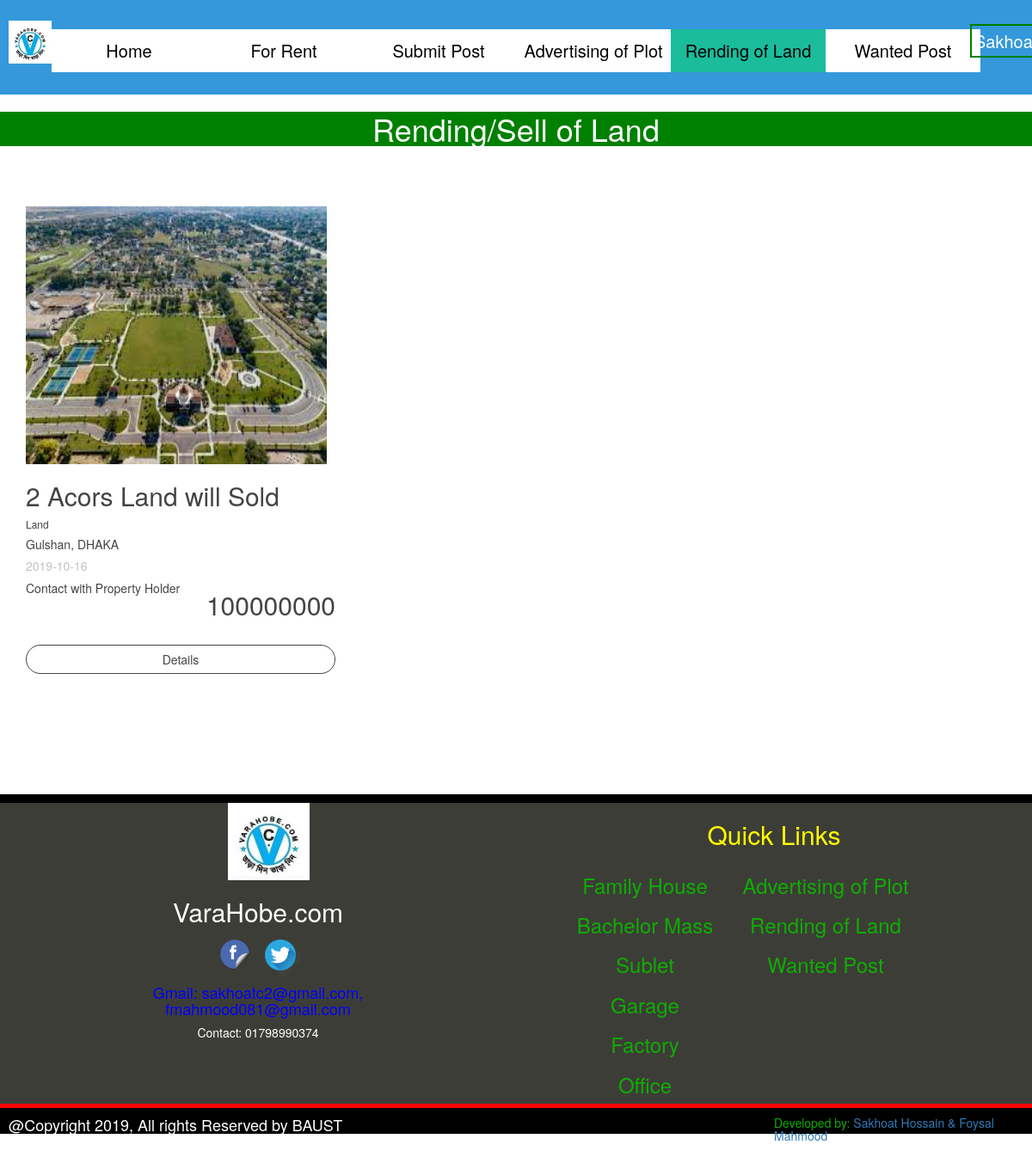
The page /rend_land.php (signed in) on the database its author committed.
### tables this page shows
CREATE TABLE `sub4` (
  `serial` int(255) NOT NULL,
  `offer_type` varchar(255) NOT NULL,
  `property_type` varchar(255) NOT NULL,
  `ad_title` varchar(255) NOT NULL,
  `description` varchar(255) NOT NULL,
  `property_size` varchar(255) NOT NULL,
  `floor_no` varchar(255) NOT NULL,
  `beds` varchar(255) NOT NULL,
  `baths` varchar(255) NOT NULL,
  `balconies` varchar(255) NOT NULL,
  `floor_type` varchar(255) NOT NULL,
  `dining_room` varchar(255) NOT NULL,
  `car_parking` varchar(255) NOT NULL,
  `drawing_roomf` varchar(255) NOT NULL,
  `lift` varchar(255) NOT NULL,
  `gas` varchar(255) NOT NULL,
  `generator` varchar(255) NOT NULL,
  `wasa_connection` varchar(255) NOT NULL,
  `community_hall` varchar(255) NOT NULL,
  `cctv` varchar(255) NOT NULL,
  `wifi` varchar(255) NOT NULL,
  `amount` varchar(255) NOT NULL,
  `image` varchar(255) NOT NULL,
  `district` varchar(255) NOT NULL,
  `area` varchar(255) NOT NULL,
  `address` varchar(255) NOT NULL,
  `latitude` varchar(255) NOT NULL,
  `lngnitude` varchar(255) NOT NULL,
  `date` date NOT NULL
);

### rend_land.php (the view, shortened to what this page needs)
<?php
if(!isset($_SESSION['email'])) {
    header("Location: login.php");
}
else{
?>
<?php
include("connection.php");
$query = " SELECT * FROM sub4 where offer_type = 'Rending of Land'";
$data =  mysqli_query($conn, $query);
$total = mysqli_num_rows($data);
?>
<!DOCTYPE html>
<html>
<head>
	<link rel="stylesheet" type="text/css" href="css/style.css">
	<link rel="stylesheet" type="text/css" href="css/bootstrap.min.css">
	<link rel="stylesheet" type="text/css" href="css/show_post_grid_view.css">
</head>
<body>
	<header>
		<div class="topmargin"></div>
		<div class="logo">
			<img src="photos/logo.jpeg" height="50" width="50">
		</div>
		<div class="Navigation">
			<ul>
				<li><a href="index.php">Home</a></li>
				<li><a href="#">For Rent</a>
				</li>
				<li><a href="submit.php">Submit Post</a></li>
				<li><a href="advertising_plot.php">Advertising of Plot</a></li>
				<li style="background: #1abc9c;"><a href="rend_land.php">Rending of Land</a></li>
				<li><a href="wanted_post.php">Wanted Post</a></li>
			</ul>
		</div>
        <div class="login" session_start();>
            <a class="boxed" href="logout.php">
                        <?=$_SESSION['name'];?>
            </a>
        </div>
	</header>
	<div>
		<div class="adverting_text" >
			<h1 class="text-center"class="boxed">Rending/Sell of Land</h1>
		</div>
	</div>
	<div class="container">
		<div class="row">
<?php
if($total != 0)
{
	while ($result = mysqli_fetch_assoc($data))
	{
?>
			<div class="col-md-4 product-grid">
				<div class="image">
					<a href="#">
						<?php
							echo "<img src ='".$result['image']."' height = '300' width = '350'</a>";
						?>
					</a>
				</div>
				<h2>
				<?php
					echo($result['ad_title'])
				?>
			</h2>
			<h6>
				<?php
					echo($result['property_type'])
				?>
			</h6>
			<h5>
				<?php
					echo($result['area'])
				?>,
				<?php
					echo($result['district'])
				?>
			</h5>
			<h5 style="color: #bdc3c7">
				<?php
					echo($result['date'])
				?>
			</h5>
			<h5 class="price">
				<?php
					echo($result['amount'])
				?>
			</h5>
			<h5>Contact with Property Holder</h5>
				<a href="#" class="btn rent">Details</a>
			</div>
<?php
	}
}
else
{
	echo "No Record Found";
}
?>
		</div>
	</div>
    <?php
        include("footer.php");
     ?>
</body>
</html>
<?php
    }
?>

### css/style.css (style rules this page uses)
* { margin: 0; padding: 0; }
header { height: 110px; background-color: #3498db; }
.logo { float: left; padding-left: 10px; }
.container { padding-top: 10px; margin-top: 0vh; }
.topmargin { height: 3vh; }
.Navigation { max-width: 1080px; margin: auto; }
ul { list-style-type: none; }
ul li { float: left; width: 180px; height: 50px; font-size: 20px; line-height: 50px; text-align: center; background-color: #fff; }
ul li a { color: #000; display: block; }
.boxed { padding: 3px; border: 2px solid green; color: #fff; }
.login { position: absolute; left: 94%; font-size: 20px; }
.adverting_text { background-color: green; color: #fff; }
.rent { margin-top: 20px; }
* { box-sizing: border-box; }
img { vertical-align: middle; }

### css/show_post_grid_view.css (style rules this page uses)
body { color: #434444; }
.container { padding-top: 10px; margin-top: 5vh; }
.product-grid { padding-bottom: 20px; padding-top: 20px; }
.image { position: relative; }
.rent { background-color: transparent; color: #434444; border: 1px solid #434444; width: 100%; margin-top: 20px; border-radius:20px; }
.price { float: right; font-size: 30px; }

### rows shown on the page
sub4: image (picture), ad_title "2 Acors Land will Sold", property_type "Land", area "Gulshan", district "DHAKA", date "2019-10-16", amount "100000000"
